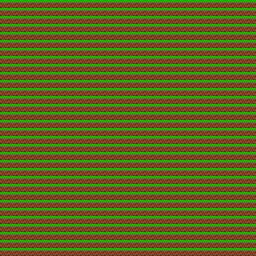

The image is a tile-based game level rendered from a .tmx file. Its description and complete source (layers, tilesets, objects, tile grids) follow:
An orthogonal 32x32 tile map with 8x8 px tiles, 1 tile layer (Tile Layer 1).

<map version="1.10" tiledversion="1.10.2" orientation="orthogonal" renderorder="right-down" width="32" height="32" tilewidth="8" tileheight="8" infinite="0" nextlayerid="2" nextobjectid="1">
 <editorsettings>
  <export target="../pauseTILEMAP.c" format="gba" />
 </editorsettings>
 <tileset firstgid="1" source="BG.tsx" />
 <layer id="1" name="Tile Layer 1" width="32" height="32">
  <data encoding="csv">
3,3,3,3,3,3,3,3,3,3,3,3,3,3,3,3,3,3,3,3,3,3,3,3,3,3,3,3,3,3,3,3,
3,3,3,3,3,3,3,3,3,3,3,3,3,3,3,3,3,3,3,3,3,3,3,3,3,3,3,3,3,3,3,3,
3,3,3,3,3,3,3,3,3,3,3,3,3,3,3,3,3,3,3,3,3,3,3,3,3,3,3,3,3,3,3,3,
3,3,3,3,3,3,3,3,3,3,3,3,3,3,3,3,3,3,3,3,3,3,3,3,3,3,3,3,3,3,3,3,
3,3,3,3,3,3,3,3,3,3,3,3,3,3,3,3,3,3,3,3,3,3,3,3,3,3,3,3,3,3,3,3,
3,3,3,3,3,3,3,3,3,3,3,3,3,3,3,3,3,3,3,3,3,3,3,3,3,3,3,3,3,3,3,3,
3,3,3,3,3,3,3,3,3,3,3,3,3,3,3,3,3,3,3,3,3,3,3,3,3,3,3,3,3,3,3,3,
3,3,3,3,3,3,3,3,3,3,3,3,3,3,3,3,3,3,3,3,3,3,3,3,3,3,3,3,3,3,3,3,
3,3,3,3,3,3,3,3,3,3,3,3,3,3,3,3,3,3,3,3,3,3,3,3,3,3,3,3,3,3,3,3,
3,3,3,3,3,3,3,3,3,3,3,3,3,3,3,3,3,3,3,3,3,3,3,3,3,3,3,3,3,3,3,3,
3,3,3,3,3,3,3,3,3,3,3,3,3,3,3,3,3,3,3,3,3,3,3,3,3,3,3,3,3,3,3,3,
3,3,3,3,3,3,3,3,3,3,3,3,3,3,3,3,3,3,3,3,3,3,3,3,3,3,3,3,3,3,3,3,
3,3,3,3,3,3,3,3,3,3,3,3,3,3,3,3,3,3,3,3,3,3,3,3,3,3,3,3,3,3,3,3,
3,3,3,3,3,3,3,3,3,3,3,3,3,3,3,3,3,3,3,3,3,3,3,3,3,3,3,3,3,3,3,3,
3,3,3,3,3,3,3,3,3,3,3,3,3,3,3,3,3,3,3,3,3,3,3,3,3,3,3,3,3,3,3,3,
3,3,3,3,3,3,3,3,3,3,3,3,3,3,3,3,3,3,3,3,3,3,3,3,3,3,3,3,3,3,3,3,
3,3,3,3,3,3,3,3,3,3,3,3,3,3,3,3,3,3,3,3,3,3,3,3,3,3,3,3,3,3,3,3,
3,3,3,3,3,3,3,3,3,3,3,3,3,3,3,3,3,3,3,3,3,3,3,3,3,3,3,3,3,3,3,3,
3,3,3,3,3,3,3,3,3,3,3,3,3,3,3,3,3,3,3,3,3,3,3,3,3,3,3,3,3,3,3,3,
3,3,3,3,3,3,3,3,3,3,3,3,3,3,3,3,3,3,3,3,3,3,3,3,3,3,3,3,3,3,3,3,
3,3,3,3,3,3,3,3,3,3,3,3,3,3,3,3,3,3,3,3,3,3,3,3,3,3,3,3,3,3,3,3,
3,3,3,3,3,3,3,3,3,3,3,3,3,3,3,3,3,3,3,3,3,3,3,3,3,3,3,3,3,3,3,3,
3,3,3,3,3,3,3,3,3,3,3,3,3,3,3,3,3,3,3,3,3,3,3,3,3,3,3,3,3,3,3,3,
3,3,3,3,3,3,3,3,3,3,3,3,3,3,3,3,3,3,3,3,3,3,3,3,3,3,3,3,3,3,3,3,
3,3,3,3,3,3,3,3,3,3,3,3,3,3,3,3,3,3,3,3,3,3,3,3,3,3,3,3,3,3,3,3,
3,3,3,3,3,3,3,3,3,3,3,3,3,3,3,3,3,3,3,3,3,3,3,3,3,3,3,3,3,3,3,3,
3,3,3,3,3,3,3,3,3,3,3,3,3,3,3,3,3,3,3,3,3,3,3,3,3,3,3,3,3,3,3,3,
3,3,3,3,3,3,3,3,3,3,3,3,3,3,3,3,3,3,3,3,3,3,3,3,3,3,3,3,3,3,3,3,
3,3,3,3,3,3,3,3,3,3,3,3,3,3,3,3,3,3,3,3,3,3,3,3,3,3,3,3,3,3,3,3,
3,3,3,3,3,3,3,3,3,3,3,3,3,3,3,3,3,3,3,3,3,3,3,3,3,3,3,3,3,3,3,3,
3,3,3,3,3,3,3,3,3,3,3,3,3,3,3,3,3,3,3,3,3,3,3,3,3,3,3,3,3,3,3,3,
3,3,3,3,3,3,3,3,3,3,3,3,3,3,3,3,3,3,3,3,3,3,3,3,3,3,3,3,3,3,3,3
</data>
 </layer>
</map>
